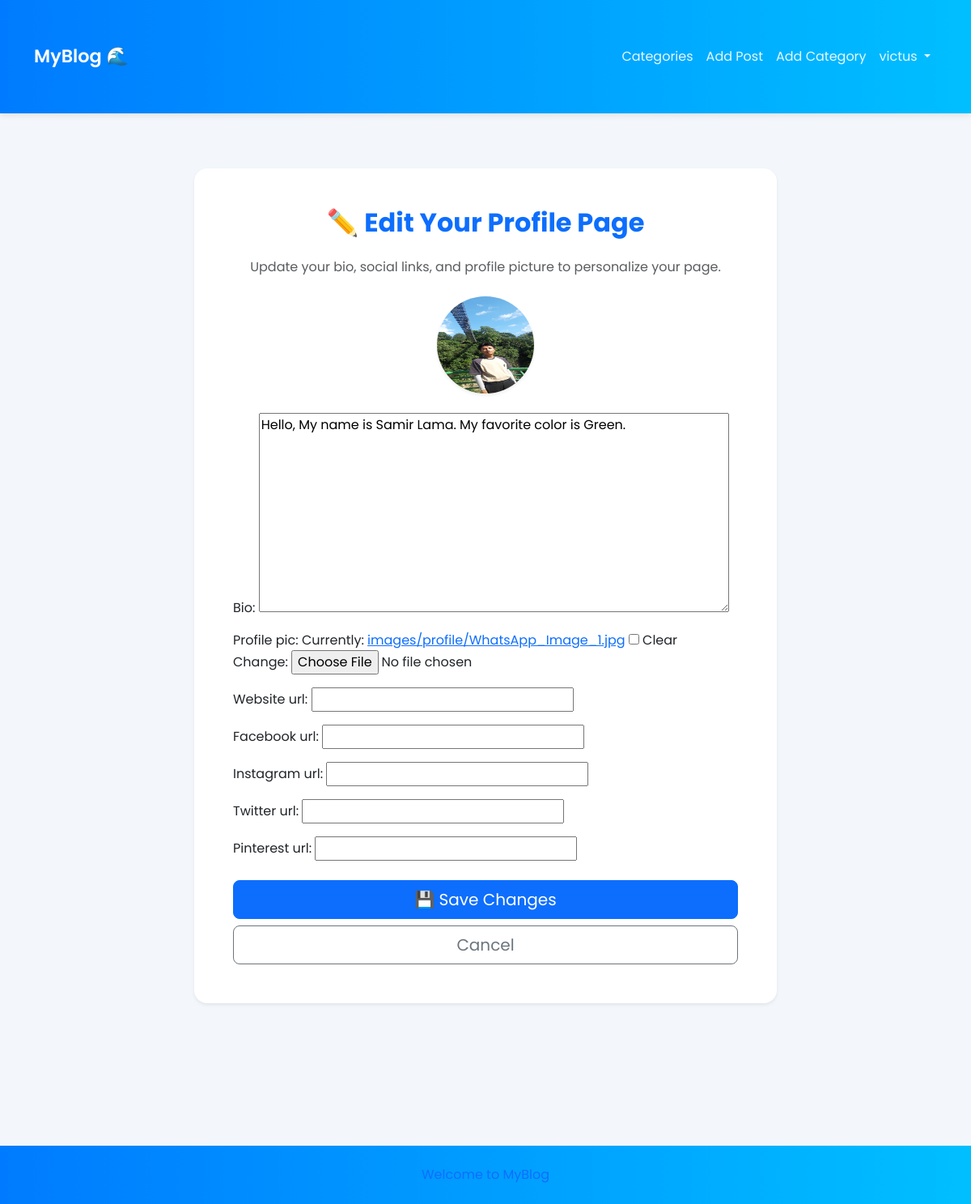
Page /members/1/edit_profile_page/ (signed in) on the committed database.
### theblog/models.py (models this page shows, shortened)
class Profile(models.Model):
   user = models.OneToOneField(User,null=True, on_delete=models.CASCADE)
   bio = models.TextField()
   profile_pic = models.ImageField(null=True, blank=True, upload_to="images/profile/")
   instagram_url = models.CharField(max_length=255, null= True, blank= True)
   facebook_url = models.CharField(max_length=255, null= True, blank= True)
   twitter_url = models.CharField(max_length=255, null= True, blank= True)
   website_url = models.CharField(max_length=255, null= True, blank= True)
   pinterest_url = models.CharField(max_length=255, null= True, blank= True)

### members/views.py (the view)
# urls.py: path('<int:pk>/edit_profile_page/',EditProfilepageView.as_view(), name="edit_profile_page"),
class EditProfilepageView(generic.UpdateView):
  model = Profile
  template_name = 'registration/edit_profilepage.html'
  fields = ['bio', 'profile_pic','website_url','facebook_url','instagram_url','twitter_url','pinterest_url']
  success_url = reverse_lazy('home')

### members/templates/registration/edit_profilepage.html (shortened to what this page needs)
{% extends "base.html" %}
{%load static%}
{% block content %}
{% if user.is_authenticated %}
  {% if user.id == profile.user.id %}
    <div class="container mt-5 mb-5">
      <div class="row justify-content-center">
        <div class="col-md-8">
          <div class="card shadow-sm border-0 p-5">
            <h2 class="text-primary fw-bold mb-4 text-center">✏️ Edit Your Profile Page</h2>
            <p class="text-muted text-center mb-4">
              Update your bio, social links, and profile picture to personalize your page.
            </p>
            <div class="text-center mb-4">
              {% if profile.profile_pic %}
                <img src="{{ profile.profile_pic.url }}"
                     alt="Profile Picture"
                     width="120" height="120"
                     class="rounded-circle shadow-sm">
              {% else %}
                <img src="{% static 'theblog/images/default pic.jpg' %}"
                     alt="Default Picture"
                     width="120" height="120"
                     class="rounded-circle shadow-sm">
              {% endif %}
            </div>
            <form method="POST" enctype="multipart/form-data">
              {{ form.as_p }}
              <div class="d-grid gap-2 mt-4">
                <button type="submit" class="btn btn-primary btn-lg">💾 Save Changes</button>
                <a href="{% url 'show_profile_page' profile.id %}" class="btn btn-outline-secondary btn-lg">Cancel</a>
              </div>
            </form>
          </div>
        </div>
      </div>
    </div>
  {% else %}
    <div class="alert alert-danger text-center mt-5">
      🚫 You are not authorized to edit this profile.
    </div>
  {% endif %}
{% else %}
  <div class="alert alert-warning text-center mt-5">
    ⚠️ You need to log in to access this page.
  </div>
{% endif %}
{% endblock %}

### theblog/templates/base.html (shortened to what this page needs)
<!doctype html>
<html lang="en">
  <head>
    <link href="https://cdn.jsdelivr.net/npm/bootstrap@5.3.3/dist/css/bootstrap.min.css" rel="stylesheet">
  </head>
  <body>
    <nav class="navbar navbar-expand-lg fixed-top">
      <div class="container">
        <a class="navbar-brand" href="{% url 'home' %}">MyBlog 🌊</a>
        <div class="collapse navbar-collapse" id="navbarNavDropdown">
          <ul class="navbar-nav ms-auto">
            {% if cat_menu %}
              <li class="nav-item dropdown">
                <a class="nav-link dropdown-toggle" href="#" id="categoriesDropdown" role="button" data-bs-toggle="dropdown">
                  Categories
                </a>
                <ul class="dropdown-menu">
                  {% for item in cat_menu %}
                    <li><a class="dropdown-item" href="{% url 'category' item|slugify %}">{{ item }}</a></li>
                  {% endfor %}
                </ul>
              </li>
            {% else %}
              <li class="nav-item">
                <a class="nav-link" href="{% url 'category_list' %}">Categories</a>
              </li>
            {% endif %}
            {% if user.is_authenticated %}
              <li class="nav-item"><a class="nav-link" href="{% url 'addpost' %}">Add Post</a></li>
              <li class="nav-item"><a class="nav-link" href="{% url 'add_category' %}">Add Category</a></li>
              <li class="nav-item dropdown">
                <a class="nav-link dropdown-toggle" href="#" id="profileDropdown" role="button" data-bs-toggle="dropdown">
                  {{ user.username }}
                </a>
              </li>
            {% else %}
              <li class="nav-item"><a class="nav-link" href="{% url 'register' %}">Register</a></li>
              <li class="nav-item"><a class="nav-link" href="{% url 'login' %}">Login</a></li>
            {% endif %}
          </ul>
        </div>
      </div>
    </nav>
    <main class="container">
      {% block content %}{% endblock %}
    </main>
<footer class="text-center py-4 mt-5 bg-light text-primary">
  Welcome to MyBlog
</footer>
  </body>
</html>

### theblog/templates/base.html (style rules this page uses)
body { font-family: 'Poppins', sans-serif; background-color: #f3f7fb; color: #212529; }
.navbar { background: linear-gradient(90deg, #007bff 0%, #00bfff 100%); box-shadow: 0 2px 8px rgba(0, 0, 0, 0.1); }
.navbar-brand { font-weight: 600; font-size: 1.4rem; color: white !important; }
.navbar-nav .nav-link { color: rgba(255, 255, 255, 0.9) !important; transition: 0.3s; }
.container { padding-top: 2.5rem; padding-bottom: 2.5rem; }
.card { border: none; box-shadow: 0 3px 10px rgba(0,0,0,0.05); border-radius: 1rem; }
footer { margin-top: 3rem; padding: 2rem 0; background: linear-gradient(90deg, #007bff 0%, #00bfff 100%); color: #fff; text-align: center; }
main { margin-top: 80px; }

### rows in the picture
Profile: profile_pic (picture), bio "Hello, My name is Samir Lama. My favorite color is Green."

### other values in the picture
{{ user.username }} "victus"
